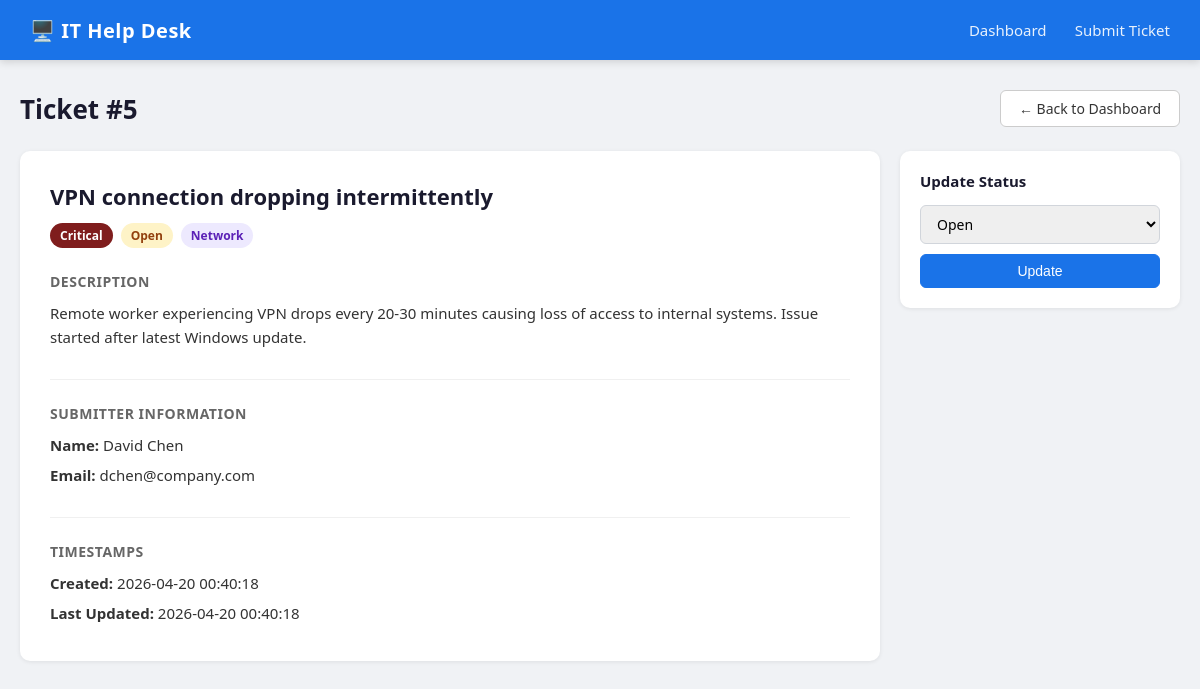
/ticket/5, run on the app's committed database.
### tables this page shows
CREATE TABLE tickets (
                id INTEGER PRIMARY KEY AUTOINCREMENT,
                title TEXT NOT NULL,
                description TEXT NOT NULL,
                category TEXT NOT NULL,
                priority TEXT NOT NULL,
                status TEXT DEFAULT 'Open',
                submitter_name TEXT NOT NULL,
                submitter_email TEXT NOT NULL,
                created_at TEXT NOT NULL,
                updated_at TEXT NOT NULL
            );

### helpdesk.py (the view)
@app.route('/ticket/<int:ticket_id>')
def ticket(ticket_id):
    conn = get_db()
    t = conn.execute('SELECT * FROM tickets WHERE id = ?', (ticket_id,)).fetchone()
    conn.close()
    if t is None:
        return 'Ticket not found', 404
    return render_template('ticket.html', ticket=t)

### helpdesk.py (called while the page is built)
def get_db():
    conn = sqlite3.connect(DATABASE)
    conn.row_factory = sqlite3.Row
    return conn

### templates/ticket.html (shortened to what this page needs)
{% extends "base.html" %}
{% block content %}
<div class="page-header">
    <h1>Ticket #{{ ticket.id }}</h1>
    <a href="{{ url_for('index') }}" class="btn">← Back to Dashboard</a>
</div>
<div class="ticket-detail">
    <div class="ticket-main">
        <div class="ticket-header-info">
            <h2>{{ ticket.title }}</h2>
            <div class="ticket-meta">
                <span class="badge priority-{{ ticket.priority | lower }}">{{ ticket.priority }}</span>
                <span class="badge status-{{ ticket.status | lower | replace(' ', '-') }}">{{ ticket.status }}</span>
                <span class="badge category">{{ ticket.category }}</span>
            </div>
        </div>
        <div class="ticket-section">
            <h3>Description</h3>
            <p>{{ ticket.description }}</p>
        </div>
        <div class="ticket-section">
            <h3>Submitter Information</h3>
            <p><strong>Name:</strong> {{ ticket.submitter_name }}</p>
            <p><strong>Email:</strong> {{ ticket.submitter_email }}</p>
        </div>
        <div class="ticket-section">
            <h3>Timestamps</h3>
            <p><strong>Created:</strong> {{ ticket.created_at }}</p>
            <p><strong>Last Updated:</strong> {{ ticket.updated_at }}</p>
        </div>
    </div>
    <div class="ticket-sidebar">
        <div class="sidebar-card">
            <h3>Update Status</h3>
            <form method="POST" action="/update/{{ ticket.id }}">
                <select name="status">
                    <option value="Open" {% if ticket.status == 'Open' %}selected{% endif %}>Open</option>
                </select>
                <button type="submit" class="btn btn-primary" style="margin-top: 10px; width: 100%;">Update</button>
            </form>
        </div>
    </div>
</div>
{% endblock %}

### static/style.css (style rules this page uses)
* { margin: 0; padding: 0; box-sizing: border-box; }
body { font-family: 'Segoe UI', Tahoma, Geneva, Verdana, sans-serif; background: #f0f2f5; color: #333; }
.page-header { display: flex; align-items: center; justify-content: space-between; margin-bottom: 24px; }
.page-header h1 { font-size: 26px; color: #1a1a2e; }
.btn { padding: 8px 18px; border-radius: 6px; border: 1px solid #ccc; background: white; color: #333; text-decoration: none; font-size: 14px; cursor: pointer; transition: all 0.2s; display: inline-block; }
.btn-primary { background: #1a73e8; color: white; border-color: #1a73e8; }
.badge { padding: 4px 10px; border-radius: 20px; font-size: 12px; font-weight: 600; display: inline-block; }
.priority-critical { background: #7f1d1d; color: white; }
.status-open { background: #fef3c7; color: #92400e; }
.category { background: #ede9fe; color: #5b21b6; }
.ticket-detail { display: grid; grid-template-columns: 1fr 280px; gap: 20px; }
.ticket-main { background: white; border-radius: 10px; padding: 30px; box-shadow: 0 1px 4px rgba(0,0,0,0.08); }
.ticket-header-info h2 { font-size: 22px; margin-bottom: 12px; color: #1a1a2e; }
.ticket-meta { display: flex; gap: 8px; margin-bottom: 24px; flex-wrap: wrap; }
.ticket-section { margin-bottom: 24px; padding-bottom: 24px; border-bottom: 1px solid #f0f0f0; }
.ticket-section:last-child { border-bottom: none; margin-bottom: 0; padding-bottom: 0; }
.ticket-section h3 { font-size: 14px; text-transform: uppercase; letter-spacing: 0.5px; color: #666; margin-bottom: 10px; }
.ticket-section p { font-size: 15px; line-height: 1.6; color: #333; margin-bottom: 6px; }
.ticket-sidebar .sidebar-card { background: white; border-radius: 10px; padding: 20px; box-shadow: 0 1px 4px rgba(0,0,0,0.08); }
.sidebar-card h3 { font-size: 15px; margin-bottom: 14px; color: #1a1a2e; }
.sidebar-card select { width: 100%; padding: 8px 12px; border: 1px solid #d1d5db; border-radius: 6px; font-size: 14px; font-family: inherit; }

### data on the page
tickets: id "5", title "VPN connection dropping intermittently", priority "Critical", status "Open", category "Network", description "Remote worker experiencing VPN drops every 20-30 minutes causing loss of access to internal systems. Issue started after latest Windows update.", submitter_name "David Chen", submitter_email "dchen@company.com", created_at "2026-04-20 00:40:18", updated_at "2026-04-20 00:40:18"
